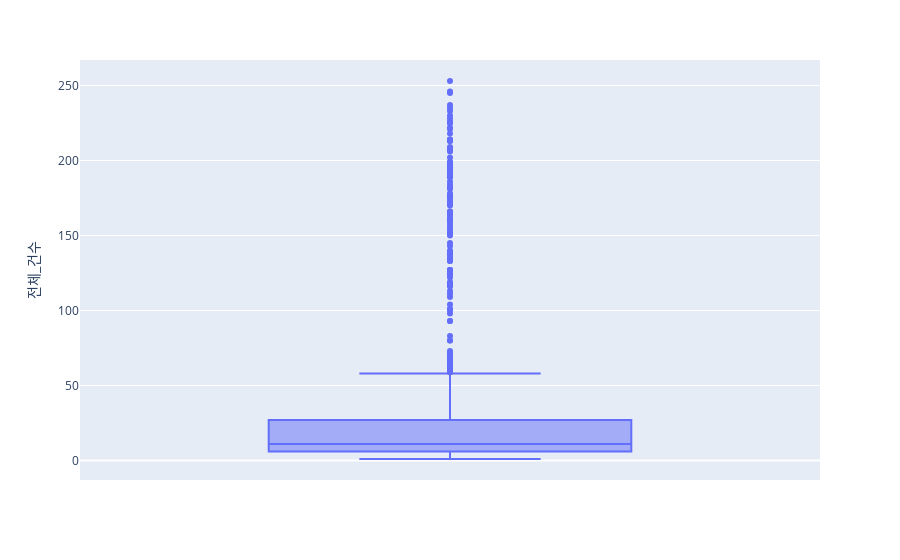

Write notebook code for a chart like this one.
### Code cell
import plotly.express as px

fig = px.box(data_frame= temp_df_work, y="전체_건수")

fig.show()

### Figure 1 — Plotly figure (JSON) as saved in the notebook; plotly's stock layout.template omitted (floating-point values rounded to 4 significant figures; data arrays with more than 128 entries replaced by an {"elided": "..."} marker saying what was removed)
{"data": [{"alignmentgroup": "True", "hovertemplate": "전체_건수=%{y}<extra></extra>", "legendgroup": "", "marker": {"color": "#636efa"}, "name": "", "notched": false, "offsetgroup": "", "orientation": "v", "showlegend": false, "type": "box", "x0": " ", "xaxis": "x", "y": {"elided": "1498 int values"}, "y0": " ", "yaxis": "y"}], "layout": {"boxmode": "group", "legend": {"tracegroupgap": 0}, "margin": {"t": 60}, "xaxis": {"anchor": "y", "domain": [0, 1]}, "yaxis": {"anchor": "x", "domain": [0, 1], "title": {"text": "전체_건수"}}}}
